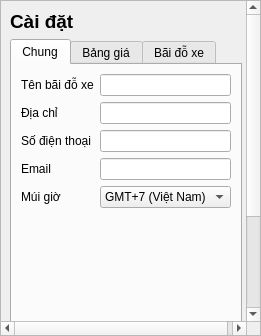
<?xml version="1.0" encoding="UTF-8"?>
<ui version="4.0">
 <class>SettingsPage</class>
 <widget class="QScrollArea" name="scrollArea">
  <property name="widgetResizable"><bool>true</bool></property>
  <widget class="QWidget" name="scrollAreaWidgetContents">
   <property name="geometry">
    <rect>
     <x>0</x>
     <y>0</y>
     <width>1000</width>
     <height>720</height>
    </rect>
   </property>
   <layout class="QVBoxLayout" name="verticalLayout">
    <item>
     <widget class="QLabel" name="lblTitle">
      <property name="text"><string>Cài đặt</string></property>
      <property name="styleSheet"><string>font-weight:600; font-size:14pt;</string></property>
     </widget>
    </item>
    <item>
     <widget class="QTabWidget" name="tabs">
      <widget class="QWidget" name="tabGeneral">
       <attribute name="title">
        <string>Chung</string>
       </attribute>
       <layout class="QVBoxLayout" name="verticalLayout_general">
        <item>
         <layout class="QFormLayout" name="form_general">
          <item row="0" column="0">
           <widget class="QLabel" name="lblParkingName">
            <property name="text"><string>Tên bãi đỗ xe</string></property>
           </widget>
          </item>
          <item row="0" column="1">
           <widget class="QLineEdit" name="parkingName"/>
          </item>
          <item row="1" column="0">
           <widget class="QLabel" name="lblAddress">
            <property name="text"><string>Địa chỉ</string></property>
           </widget>
          </item>
          <item row="1" column="1">
           <widget class="QLineEdit" name="address"/>
          </item>
          <item row="2" column="0">
           <widget class="QLabel" name="lblPhone">
            <property name="text"><string>Số điện thoại</string></property>
           </widget>
          </item>
          <item row="2" column="1">
           <widget class="QLineEdit" name="phone"/>
          </item>
          <item row="3" column="0">
           <widget class="QLabel" name="lblEmail">
            <property name="text"><string>Email</string></property>
           </widget>
          </item>
          <item row="3" column="1">
           <widget class="QLineEdit" name="email"/>
          </item>
          <item row="4" column="0">
           <widget class="QLabel" name="lblTimezone">
            <property name="text"><string>Múi giờ</string></property>
           </widget>
          </item>
          <item row="4" column="1">
           <widget class="QComboBox" name="timezone">
            <item><property name="text"><string>GMT+7 (Việt Nam)</string></property></item>
            <item><property name="text"><string>GMT+0 (UTC)</string></property></item>
           </widget>
          </item>
         </layout>
        </item>
        <item>
         <widget class="QPushButton" name="saveGeneral">
          <property name="text"><string>Lưu thay đổi</string></property>
         </widget>
        </item>
        <item>
         <widget class="QCheckBox" name="chkDarkMode">
          <property name="text"><string>Chế độ tối (Dark mode)</string></property>
         </widget>
        </item>
       </layout>
      </widget>
      <widget class="QWidget" name="tabPricing">
       <attribute name="title">
        <string>Bảng giá</string>
       </attribute>
       <layout class="QVBoxLayout" name="verticalLayout_pricing">
        <item>
         <widget class="QGroupBox" name="groupMotor">
          <property name="title"><string>Giá vé lượt - Xe máy</string></property>
          <layout class="QFormLayout" name="form_motor">
           <item row="0" column="0"><widget class="QLabel" name="lblMotorFirst"><property name="text"><string>Giờ đầu</string></property></widget></item>
           <item row="0" column="1"><widget class="QLineEdit" name="motor_first"/></item>
           <item row="1" column="0"><widget class="QLabel" name="lblMotorNext"><property name="text"><string>Giờ tiếp theo</string></property></widget></item>
           <item row="1" column="1"><widget class="QLineEdit" name="motor_next"/></item>
           <item row="2" column="0"><widget class="QLabel" name="lblMotorMax"><property name="text"><string>Giá tối đa/ngày</string></property></widget></item>
           <item row="2" column="1"><widget class="QLineEdit" name="motor_max"/></item>
          </layout>
         </widget>
        </item>
        <item>
         <widget class="QGroupBox" name="groupCar">
          <property name="title"><string>Giá vé lượt - Ô tô</string></property>
          <layout class="QFormLayout" name="form_car">
           <item row="0" column="0"><widget class="QLabel" name="lblCarFirst"><property name="text"><string>Giờ đầu</string></property></widget></item>
           <item row="0" column="1"><widget class="QLineEdit" name="car_first"/></item>
           <item row="1" column="0"><widget class="QLabel" name="lblCarNext"><property name="text"><string>Giờ tiếp theo</string></property></widget></item>
           <item row="1" column="1"><widget class="QLineEdit" name="car_next"/></item>
           <item row="2" column="0"><widget class="QLabel" name="lblCarMax"><property name="text"><string>Giá tối đa/ngày</string></property></widget></item>
           <item row="2" column="1"><widget class="QLineEdit" name="car_max"/></item>
          </layout>
         </widget>
        </item>
        <item>
         <widget class="QGroupBox" name="groupMonthly">
          <property name="title"><string>Giá vé tháng</string></property>
          <layout class="QFormLayout" name="form_monthly">
           <item row="0" column="0"><widget class="QLabel" name="lblMonthlyMotor"><property name="text"><string>Xe máy</string></property></widget></item>
           <item row="0" column="1"><widget class="QLineEdit" name="monthly_motor"/></item>
           <item row="1" column="0"><widget class="QLabel" name="lblMonthlyCar"><property name="text"><string>Ô tô</string></property></widget></item>
           <item row="1" column="1"><widget class="QLineEdit" name="monthly_car"/></item>
          </layout>
         </widget>
        </item>
        <item>
         <widget class="QPushButton" name="savePricing">
          <property name="text"><string>Lưu bảng giá</string></property>
         </widget>
        </item>
       </layout>
      </widget>
      <widget class="QWidget" name="tabParking">
       <attribute name="title">
        <string>Bãi đỗ xe</string>
       </attribute>
       <layout class="QVBoxLayout" name="verticalLayout_parking">
        <item>
         <layout class="QFormLayout" name="form_parking">
          <item row="0" column="0"><widget class="QLabel" name="lblTotalCar"><property name="text"><string>Tổng số chỗ đỗ ô tô</string></property></widget></item>
          <item row="0" column="1"><widget class="QSpinBox" name="totalCar"/></item>
          <item row="1" column="0"><widget class="QLabel" name="lblTotalMotor"><property name="text"><string>Tổng số chỗ đỗ xe máy</string></property></widget></item>
          <item row="1" column="1"><widget class="QSpinBox" name="totalMotor"/></item>
         </layout>
        </item>
        <item>
         <widget class="QGroupBox" name="groupDevices">
          <property name="title"><string>Camera và thiết bị</string></property>
          <layout class="QVBoxLayout" name="verticalLayout_devices">
           <item>
            <layout class="QHBoxLayout" name="horizontal_camEntry">
             <item><widget class="QLabel" name="lblCamEntry"><property name="text"><string>Camera làn vào</string></property></widget></item>
             <item><widget class="QCheckBox" name="camEntry"/></item>
            </layout>
           </item>
           <item>
            <layout class="QHBoxLayout" name="horizontal_camExit">
             <item><widget class="QLabel" name="lblCamExit"><property name="text"><string>Camera làn ra</string></property></widget></item>
             <item><widget class="QCheckBox" name="camExit"/></item>
            </layout>
           </item>
           <item>
            <layout class="QHBoxLayout" name="horizontal_barrier">
             <item><widget class="QLabel" name="lblBarrier"><property name="text"><string>Barie tự động</string></property></widget></item>
             <item><widget class="QCheckBox" name="barrierAuto"/></item>
            </layout>
           </item>
          </layout>
         </widget>
        </item>
       </layout>
      </widget>
     </widget> <!-- End QTabWidget -->
    </item>
   </layout>
  </widget> <!-- End scrollAreaWidgetContents -->
 </widget> <!-- End QScrollArea -->
</ui>
